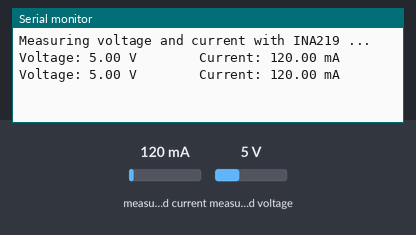
This sketch was run on a simulated ESP32. On the bench: the last lines printed to the serial monitor. Inputs (shaded band) come from the test bench; at power-on: measured current 120 mA, measured voltage 5 V.

Above: at 1.2 s.
1.3 s: measured current set to 40 mA
At 2.6 s:
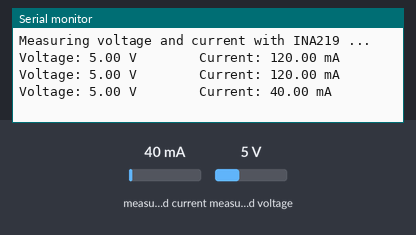
2.8 s: measured voltage set to 0.3 V
At 3.7 s:
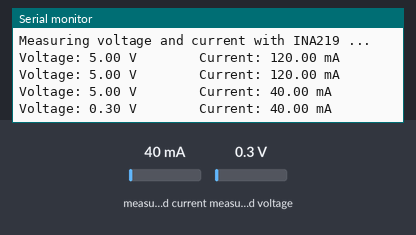
4.3 s: measured current set to 500 mA
At 5.4 s:
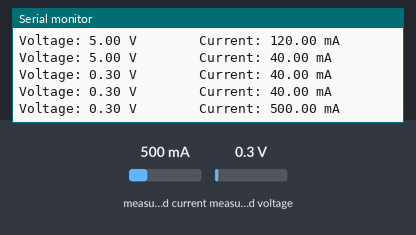
Timing chart, 0 to 7.3 s (numbered marks = the images above; inputs shaded):
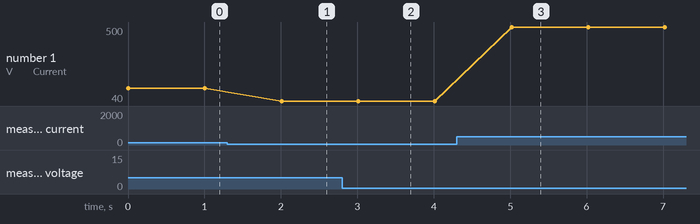

The sketch:

ESP32_INA219.ino
```cpp
#include <Wire.h>
#include <Adafruit_INA219.h>

Adafruit_INA219 ina219;

void setup(void)
{
Serial.begin(115200);

//By default the initialization will use the largest range (32V, 2A).
//ina219.setCalibration_32V_1A();
//ina219.setCalibration_16V_400mA();

ina219.begin();
Serial.println("Measuring voltage and current with INA219 ...");
}

void loop(void)
{
  float busvoltage = 0;
  float current_mA = 0;

  busvoltage = ina219.getBusVoltage_V();
  current_mA = ina219.getCurrent_mA();

  Serial.print("Voltage: "); Serial.print(busvoltage); Serial.print(" V        ");
  Serial.print("Current: "); Serial.print(current_mA); Serial.println(" mA");

  delay(1000);
}
```

Measured:
- after the input at 1.3 s, the serial monitor: prints a new line after 0.71 s (image 1)
- after the input at 2.8 s, the serial monitor: prints a new line after 0.21 s (image 2)
- after the input at 4.3 s, the serial monitor: prints a new line after 0.72 s (image 3)
- plotted number 1: 120 → 40 after the input at 1.3 s, 40 → 500 after the input at 4.3 s
